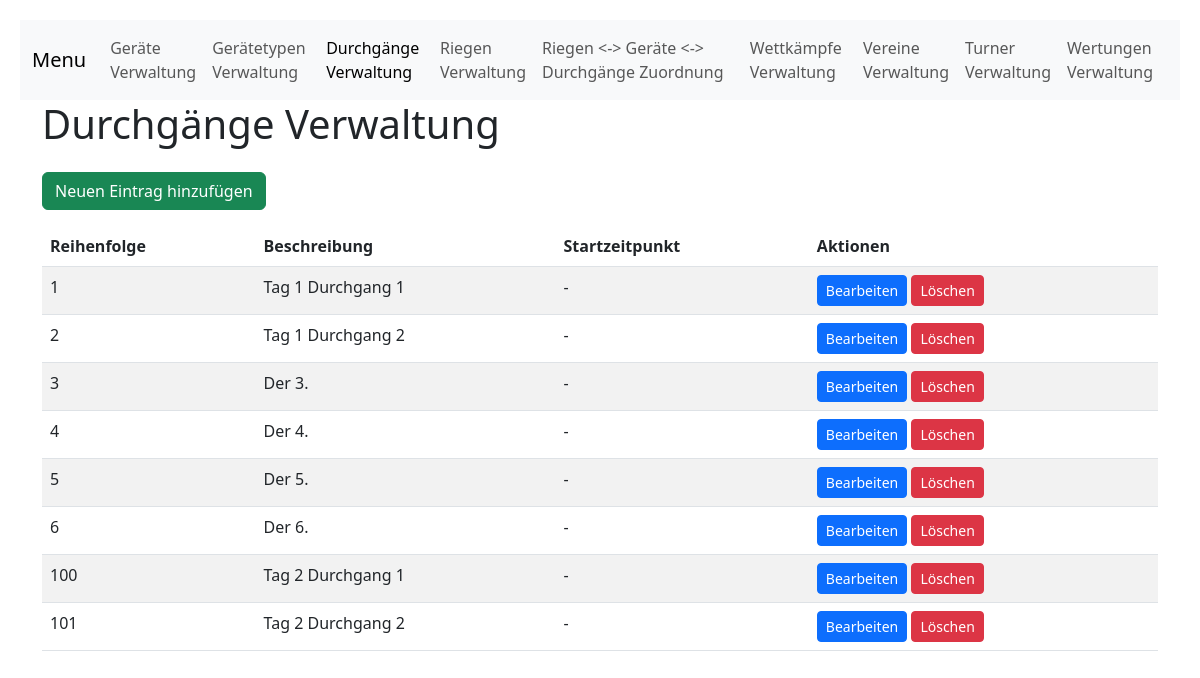
The page /durchgaenge.php (signed in) on the database its author committed.
### tables this page shows
CREATE TABLE `Durchgaenge` (
  `DurchgangID` int(11) NOT NULL,
  `Reihenfolge` int(11) DEFAULT NULL,
  `Beschreibung` text DEFAULT NULL,
  `Startzeitpunkt` timestamp NULL DEFAULT NULL
);

### durchgaenge.php (the view, shortened to what this page needs)
<?php
include 'config.php';
$charset = 'utf8';
$dsn = "mysql:host=$dbHost;dbname=$dbName;charset=$charset";
$options = [
    PDO::ATTR_ERRMODE            => PDO::ERRMODE_EXCEPTION,
    PDO::ATTR_DEFAULT_FETCH_MODE => PDO::FETCH_ASSOC,
];
try {
    $pdo = new PDO($dsn, $dbUser, $dbPass, $options);
} catch (PDOException $e) {
    die("Datenbank-Verbindung fehlgeschlagen: " . $e->getMessage());
}
function safeHtml($string) {
    if ($string === null) {
        return '-';
    }
    return htmlspecialchars($string, ENT_QUOTES, 'UTF-8');
}
$action = $_GET['action'] ?? '';
$id = $_GET['id'] ?? null;
?>
<!DOCTYPE html>
<html lang="de">
<head>
  <link href="https://cdn.jsdelivr.net/npm/bootstrap@5.3.0/dist/css/bootstrap.min.css" rel="stylesheet">
</head>
<body>
<div class="container">
  <h1 class="mb-4">Durchgänge Verwaltung</h1>
  <?php if ($action === 'add' || ($action === 'edit' && $id)): ?>
    <?php
    if ($action === 'edit' && $id) {
        $stmt = $pdo->prepare("SELECT * FROM Durchgaenge WHERE DurchgangID = ?");
        $stmt->execute([$id]);
        $entry = $stmt->fetch();
        if (!$entry) {
            echo '<div class="alert alert-danger">Eintrag nicht gefunden.</div>';
            $action = '';
        }
    }
    ?>
    <?php if ($action === 'add' || ($action === 'edit' && isset($entry))): ?>
      <div class="card mb-4">
        <div class="card-header">
          <?= ($action === 'add' ? 'Neuen Eintrag hinzufügen' : 'Eintrag bearbeiten') ?>
        </div>
        <div class="card-body">
          <form method="post" action="<?= $_SERVER['PHP_SELF'] ?>">
            <?php if ($action === 'edit'): ?>
              <input type="hidden" name="DurchgangID" value="<?= safeHtml($entry['DurchgangID']) ?>">
            <?php endif; ?>
            <input type="hidden" name="action" value="<?= safeHtml($action) ?>">
            <div class="mb-3">
              <label for="Reihenfolge" class="form-label">Reihenfolge</label>
              <input type="number" class="form-control" name="Reihenfolge" id="Reihenfolge" value="<?= $action === 'edit' ? safeHtml($entry['Reihenfolge']) : '' ?>" required>
            </div>
            <div class="mb-3">
              <label for="Beschreibung" class="form-label">Beschreibung</label>
              <textarea class="form-control" name="Beschreibung" id="Beschreibung"><?= $action === 'edit' ? safeHtml($entry['Beschreibung']) : '' ?></textarea>
            </div>
            <button type="submit" class="btn btn-primary"><?= $action === 'add' ? 'Hinzufügen' : 'Aktualisieren' ?></button>
            <a href="<?= $_SERVER['PHP_SELF'] ?>" class="btn btn-secondary">Abbrechen</a>
          </form>
        </div>
      </div>
    <?php endif; ?>
  <?php else: ?>
    <div class="mb-3">
      <a href="<?= $_SERVER['PHP_SELF'] ?>?action=add" class="btn btn-success">Neuen Eintrag hinzufügen</a>
    </div>
    <table class="table table-striped">
      <thead>
        <tr>
          <th>Reihenfolge</th>
          <th>Beschreibung</th>
          <th>Startzeitpunkt</th>
          <th>Aktionen</th>
        </tr>
      </thead>
      <tbody>
        <?php
        $stmt = $pdo->query("SELECT * FROM Durchgaenge ORDER BY Reihenfolge ASC");
        while ($row = $stmt->fetch()):
        ?>
          <tr>
            <td><?= safeHtml($row['Reihenfolge']) ?></td>
            <td><?= safeHtml($row['Beschreibung']) ?></td>
            <td><?= safeHtml($row['Startzeitpunkt']) ?></td>
            <td>
              <a href="<?= $_SERVER['PHP_SELF'] ?>?action=edit&id=<?= safeHtml($row['DurchgangID']) ?>" class="btn btn-sm btn-primary">Bearbeiten</a>
              <form method="post" action="<?= $_SERVER['PHP_SELF'] ?>" style="display:inline-block;" onsubmit="return confirm('Wollen Sie diesen Eintrag wirklich löschen?');">
                <button type="submit" class="btn btn-sm btn-danger">Löschen</button>
              </form>
            </td>
          </tr>
        <?php endwhile; ?>
      </tbody>
    </table>
  <?php endif; ?>
</div>
</body>
</html>

### durchgaenge.php (style rules this page uses)
body { padding: 20px; }

### rows shown on the page
durchgaenge: Reihenfolge "1", Beschreibung "Tag 1 Durchgang 1", Startzeitpunkt "-"
durchgaenge: Reihenfolge "2", Beschreibung "Tag 1 Durchgang 2", Startzeitpunkt "-"
durchgaenge: Reihenfolge "3", Beschreibung "Der 3.", Startzeitpunkt "-"
durchgaenge: Reihenfolge "4", Beschreibung "Der 4.", Startzeitpunkt "-"
durchgaenge: Reihenfolge "5", Beschreibung "Der 5.", Startzeitpunkt "-"
durchgaenge: Reihenfolge "6", Beschreibung "Der 6.", Startzeitpunkt "-"
durchgaenge: Reihenfolge "100", Beschreibung "Tag 2 Durchgang 1", Startzeitpunkt "-"
durchgaenge: Reihenfolge "101", Beschreibung "Tag 2 Durchgang 2", Startzeitpunkt "-"
